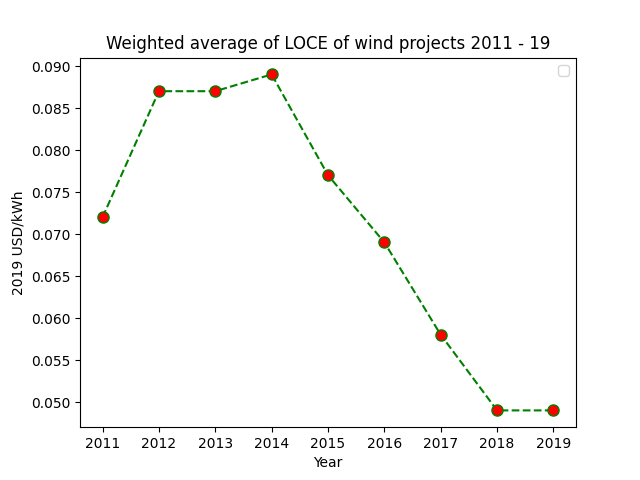

Write Python code to recreate this figure.
import numpy as np
import matplotlib.pyplot as plt 
  
# line 1 points 
y1 = [0.0720, 0.0870, 0.0870, 0.0890, 0.0770, 0.0690, 0.0580, 0.0490, 0.0490]
x1 = [2011,2012,2013,2014,2015,2016,2017,2018,2019] 

plt.plot(x1, y1, color='green',linestyle='dashed', marker='o',markerfacecolor='red', markersize=8)

# naming the x axis 
plt.xlabel('Year') 
# naming the y axis 
plt.ylabel('2019 USD/kWh') 
# giving a title to my graph 
plt.title('Weighted average of LOCE of wind projects 2011 - 19') 
  
# show a legend on the plot 
plt.legend() 
  
# function to show the plot 
plt.show()
